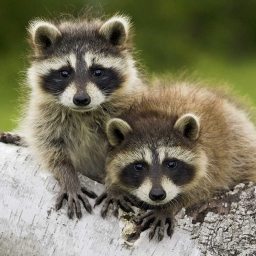
//> input picture 1.jpg, 256 x 256 px
$ ./main 1.jpg rotated.jpg   (built with g++ and OpenCV 4)
//> lines starting //> are read from the running program, lines starting //| are printed output that depends on the picture
#include <iostream>
#include <vector>
#include <opencv2/opencv.hpp>

/**
 * @brief img_to_row - transform a source image to row representation
 * @param src_img
 * @return
 */
std::vector<cv::Vec3b> mat2row(const cv::Mat &src_img)
{
    std::vector<cv::Vec3b> row_repr; //row representation of source image
    for (int i = 0; i < src_img.rows; i++)
        for (int j = 0; j < src_img.cols; j++)
            row_repr.push_back(src_img.at<cv::Vec3b>(i,j));
    return row_repr;
}

/**
 * @brief row2mat - transform a row represenation of image to cv::Mat
 * @param row_repr
 * @param n
 * @return
 */
cv::Mat row2mat(const std::vector<cv::Vec3b> &row_repr, int n)
{
    assert(row_repr.size() % n == 0);
    cv::Mat mat_repr(n, n, CV_8UC3);

    int i = 0;
    for (int j = 0; j < row_repr.size(); j++)
    {
        if (j % n == 0 && j != 0) i++;
        mat_repr.at<cv::Vec3b>(i, j%n) = row_repr[j];
    }
    return mat_repr;
}

/**
 * @brief rotate90 - perform rotation of a flatten array(inplace rotation without allocation extra space)
 * @param raw_repr
 * @param n
 */
void rotate90(std::vector<cv::Vec3b> &row_repr, int n)
{
    assert(row_repr.size() > 0);

    for (int i = 0; i < n / 2; i++)
    {
        for (int j = i; j < n-i-1; j++)
        {
            cv::Vec3b temp = row_repr[n*i+j];
            row_repr[n*i+j] = row_repr[n*j + (n-1-i)];
            row_repr[n*j + (n-1-i)] = row_repr[n*(n-1-i)+(n-1-j)];
            row_repr[n*(n-1-i)+(n-1-j)] = row_repr[n*(n-1-j)+i];
            row_repr[n*(n-1-j)+i] = temp;
        }
    }
}

int main(int argc, char** argv)
{
    if (argc != 3)
    {
        std::cout << "Program requeres two params: path to image and path to saving image after rotate!\n";
        return 0;
    }

    std::string src_img_path = argv[1], rot_img_path = argv[2];
    cv::Mat src_img = cv::imread(src_img_path), rotated_src;
//> src_img is the input picture: 256 rows x 256 cols, CV_8UC3; mean B, G, R 94.7, 118.3, 121.9

    std::vector<cv::Vec3b> row_repr = mat2row(src_img);
//> after the loop in mat2row, `for (int i = 0; i < src_img.rows; i++)`: row_repr = 65536 items
//> row_repr = 65536 items
    rotate90(row_repr, src_img.rows);
    rotated_src = row2mat(row_repr, src_img.rows);
//> after the loop in row2mat, `for (int j = 0; j < row_repr.size(); j++)`:
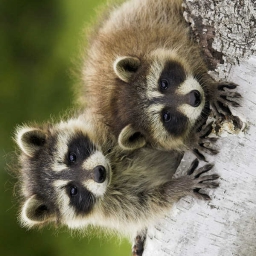
//> mat_repr: 256 rows x 256 cols, CV_8UC3; mean B, G, R 94.7, 118.3, 121.9
//> after the loop in row2mat, `for (int j = 0; j < row_repr.size(); j++)`: i = 255

    //saving
    std::vector<int> compression_params = {CV_IMWRITE_JPEG_QUALITY, 100};
    cv::imwrite(rot_img_path, rotated_src, compression_params);

    return 0;
}
